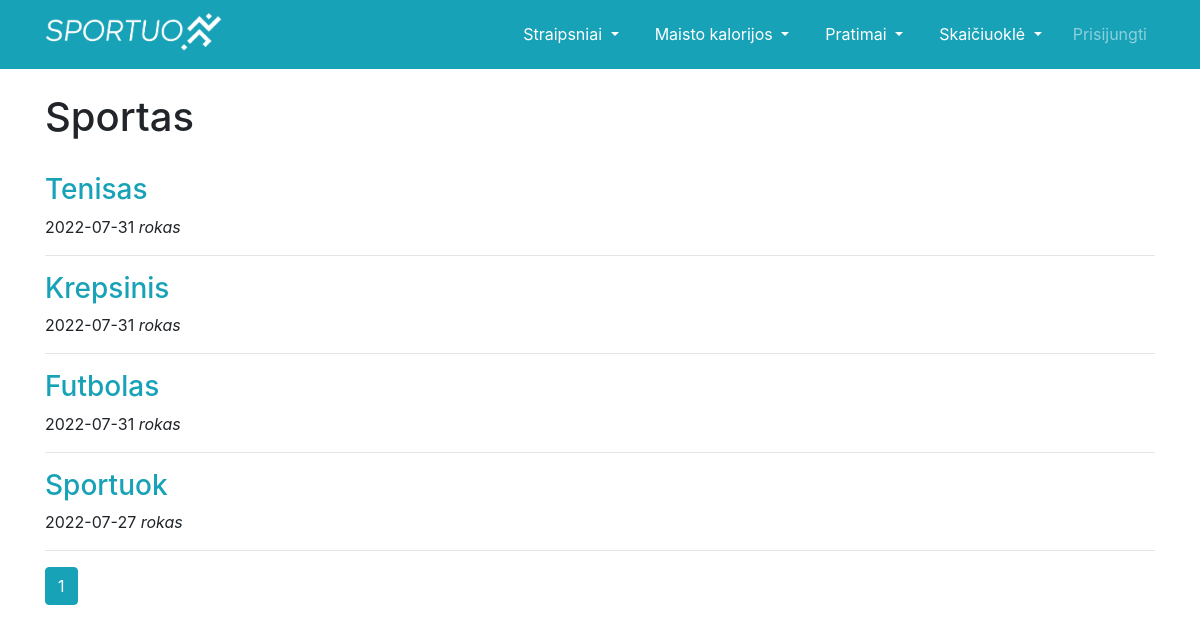
Page /straipsniai_sportas on the earlier database version.
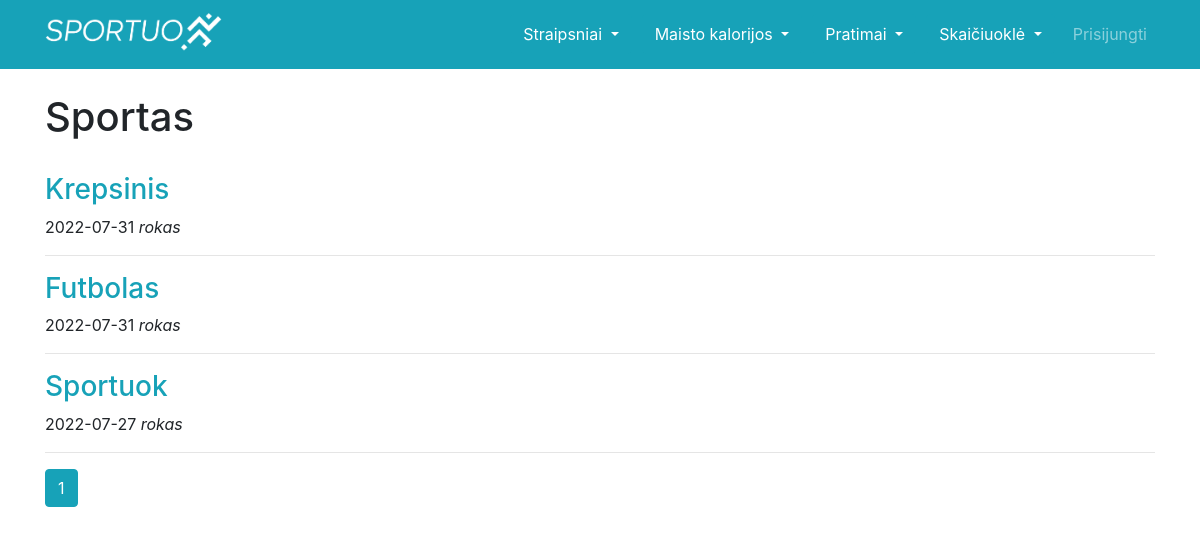
Same page on the later database version.
### app.py (models this page shows, shortened)
class Straipsnis(db.Model):
    __tablename__ = "straipsnis"
    id = db.Column(db.Integer, primary_key=True)
    vardas = db.Column("Vardas", db.String(), nullable=False)
    pavadinimas = db.Column("Pavadinimas", db.String(), nullable=False)
    tema = db.Column("Tema", db.String(), nullable=False)
    data = db.Column("Data", db.DateTime(), nullable=False, default=datetime.today())
    tekstas = db.Column("Tekstas", db.String(), nullable=False)

### app.py (the view)
@app.route('/straipsniai_sportas')
def straipsniai_sportas():
    page = request.args.get('page', 1, type=int)
    data = Straipsnis.query.filter_by(tema="Sportas").order_by(Straipsnis.data.desc()).paginate(page=page, per_page=9)
    return render_template('straipsniai_sportas.html', data=data, datetime=datetime)

### templates/straipsniai_sportas.html
{% extends "base.html" %}
{% block content %}
<h1>Sportas</h1>
<br>
{% for x in data.items %}
<h3><a href="{{ url_for('straipsnis',tema=x.tema, pavadinimas=x.pavadinimas, id=x.id) }}"
class="text-info">{{ x.pavadinimas.capitalize() }}</a></h3>
<p>{{ datetime.strftime(x.data, "%Y-%m-%d")}} <i>{{ x.vardas }}</i></p>
<hr>
{% endfor %}
{% for page_num in data.iter_pages(left_edge=1, right_edge=1, left_current=1, right_current=2) %}
  {% if page_num %}
    {% if data.page == page_num %}
      <a class="btn btn-info mb-4" href="{{ url_for('straipsniai_sportas', page=page_num) }}">{{ page_num }}</a>
    {% else %}
      <a class="btn btn-outline-info mb-4" href="{{ url_for('straipsniai_sportas', page=page_num) }}">{{ page_num }}</a>
    {% endif %}
  {% else %}
    ...
  {% endif %}
{% endfor %}
{% endblock %}

Differences in the rows shown:
removed Straipsnis: pavadinimas "Tenisas", strftime "2022-07-31", vardas "rokas"
